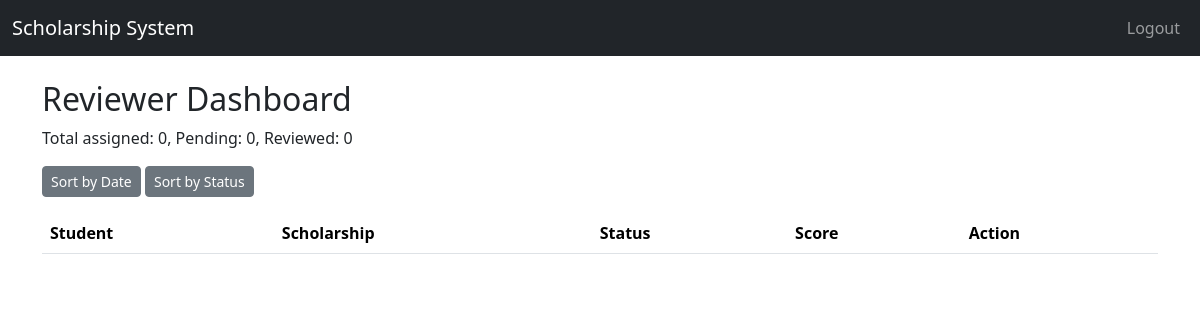
/reviewer/dashboard (signed in), run on an earlier commit of the app's database.
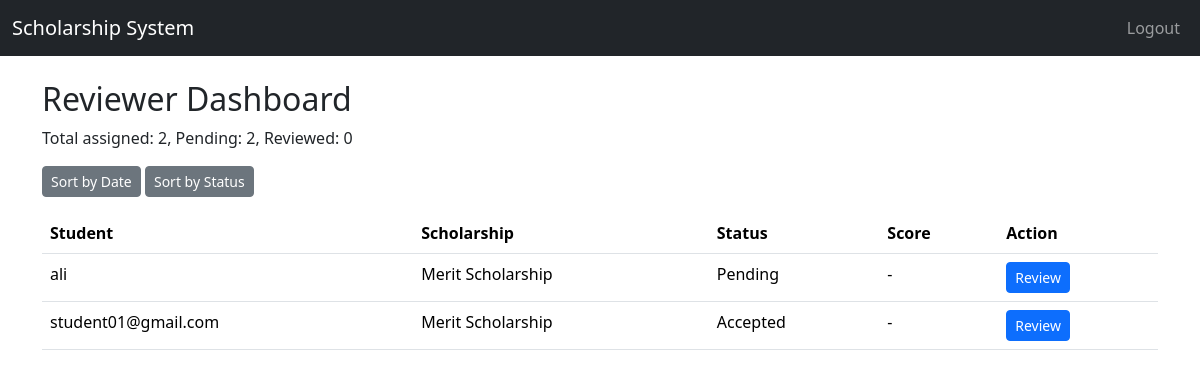
And on a later commit of the database.
### app/models.py (models this page shows)
class Review(db.Model):
    __tablename__ = 'review'
    __table_args__ = {'extend_existing': True}
    id = db.Column(db.Integer, primary_key=True)
    application_id = db.Column(db.Integer, db.ForeignKey('application.id'), nullable=False)
    reviewer_id = db.Column(db.Integer, db.ForeignKey('user.id'), nullable=False)
    score = db.Column(db.Integer)                 # numeric score
    decision = db.Column(db.String(20))           # Pass / Fail
    comment = db.Column(db.Text)
    comments = db.Column(db.Text)                 # backward compatibility
    submitted_at = db.Column(db.DateTime, default=datetime.utcnow)
    reviewed_at = db.Column(db.DateTime, default=datetime.utcnow)
    reviewer = db.relationship('User', backref='reviews')

class User(UserMixin, db.Model):
    id = db.Column(db.Integer, primary_key=True)
    username = db.Column(db.String(50), unique=True, nullable=False)
    email = db.Column(db.String(100), unique=True, nullable=False)
    your_id = db.Column(db.String(20), unique=True, nullable=True)
    password = db.Column(db.String(255), nullable=False)
    role = db.Column(db.String(20), nullable=False)
    created_at = db.Column(db.DateTime, default=datetime.utcnow)

class Scholarship(db.Model):
    id = db.Column(db.Integer, primary_key=True)
    title = db.Column(db.String(200), nullable=False)
    description = db.Column(db.Text)
    eligibility_criteria = db.Column(db.JSON)
    application_deadline = db.Column(db.DateTime)
    created_at = db.Column(db.DateTime, default=datetime.utcnow)
    documents_required = db.Column(db.Text)  # comma-separated list

class Application(db.Model):
    __tablename__ = 'application'
    __table_args__ = {'extend_existing': True}
    id = db.Column(db.Integer, primary_key=True)
    student_id = db.Column(db.Integer, db.ForeignKey('user.id'), nullable=False)
    scholarship_id = db.Column(db.Integer, db.ForeignKey('scholarship.id'), nullable=False)
    reviewer_id = db.Column(db.Integer, db.ForeignKey('user.id'), nullable=True)
    documents = db.Column(db.Text)  # store file paths comma-separated
    status = db.Column(db.String(50), default="Pending")  # Pending, Reviewed, Accepted, Rejected
    submitted_at = db.Column(db.DateTime, default=datetime.utcnow)
    reviews = db.relationship('Review', backref='application', lazy=True)
    scholarship = db.relationship('Scholarship', backref='applications')
    student = db.relationship('User', foreign_keys=[student_id], backref='applications')
    form_data = db.Column(JSON)

### app/routes/reviewer_routes.py (the view)
@reviewer_bp.route('/dashboard')
@login_required
def dashboard():
    if current_user.role != 'reviewer':
        abort(403)
    reviews = Review.query.filter_by(reviewer_id=current_user.id).all()
    total = len(reviews)
    pending = sum(1 for r in reviews if r.decision is None)
    reviewed = sum(1 for r in reviews if r.decision is not None)
    return render_template(
        'reviewer/dashboard.html',
        reviews=reviews,
        total=total,
        pending=pending,
        reviewed=reviewed
    )

### app/templates/reviewer/dashboard.html (shortened to what this page needs)
{% extends "base.html" %}
{% block content %}
<h2>Reviewer Dashboard</h2>
<p>Total assigned: {{ total }}, Pending: {{ pending }}, Reviewed: {{ reviewed }}</p>
<div class="mb-3">
  <a href="?sort=date" class="btn btn-secondary btn-sm">Sort by Date</a>
  <a href="?sort=status" class="btn btn-secondary btn-sm">Sort by Status</a>
</div>
<table class="table">
    <thead>
        <tr>
            <th>Student</th>
            <th>Scholarship</th>
            <th>Status</th>
            <th>Score</th>
            <th>Action</th>
        </tr>
    </thead>
    <tbody>
        {% for review in reviews %}
        <tr>
            <td>{{ review.application.student.username }}</td>
            <td>{{ review.application.scholarship.title }}</td>
            <td>{{ review.application.status or "Pending" }}</td>
            <td>{{ review.score or "-" }}</td>
            <td>
                {% if review.decision is none %}
                <a href="{{ url_for('reviewer.review', app_id=review.application.id) }}"
                    class="btn btn-primary btn-sm">
                        Review </a>
                {% else %}
                <a href="{{ url_for('reviewer.view_review', app_id=review.application.id) }}" class="btn btn-secondary btn-sm">View</a>
                {% endif %}
            </td>
        </tr>
        {% endfor %}
    </tbody>
</table>
{% endblock %}

What changed in the data, as far as the page shows it:
added Review: application.student.username "ali", application.scholarship "Merit Scholarship", application "Pending", score "-"
added Review: application.student.username "student01@gmail.com", application.scholarship "Merit Scholarship", application "Accepted", score "-"
Also different on the page:
{{ total }}: "0" → "2"
{{ pending }}: "0" → "2"
